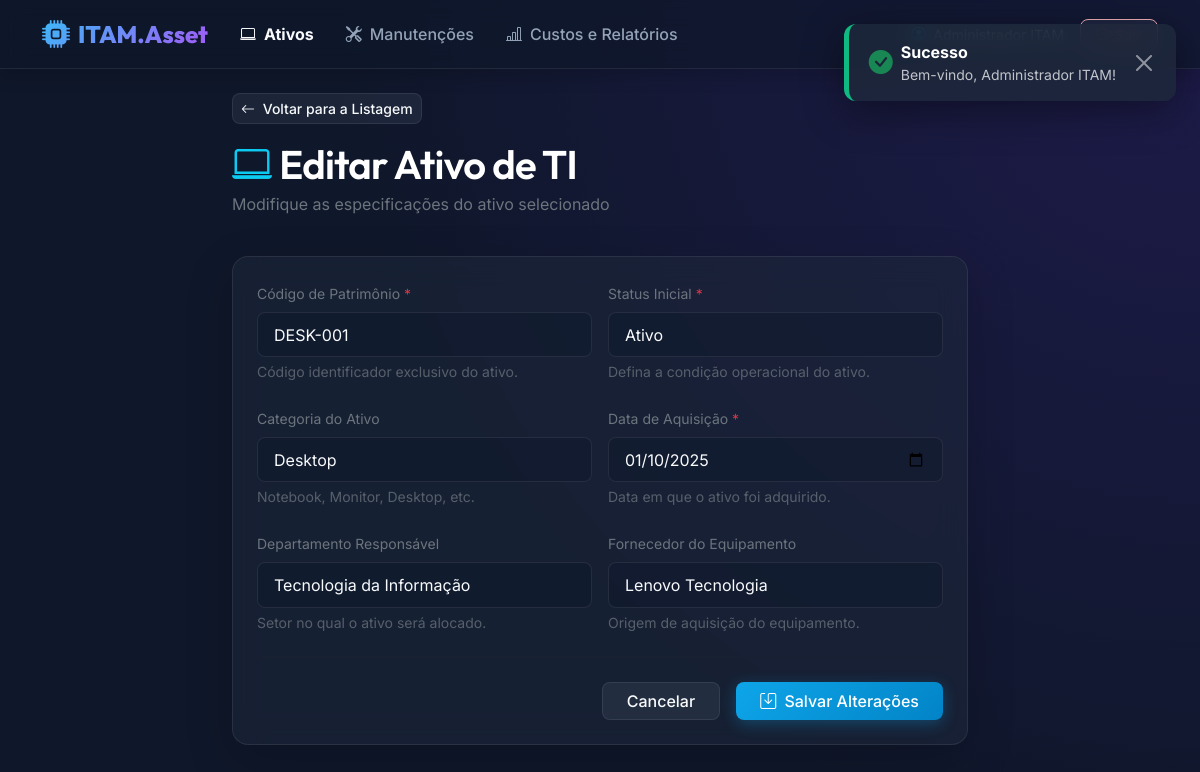
The page /?modulo=ativos&acao=editar&id=1 (signed in) on the database its author committed.
### tables this page shows
CREATE TABLE IF NOT EXISTS `ativo` (
    `id_ativo` INT AUTO_INCREMENT PRIMARY KEY,
    `patrimonio` VARCHAR(30) UNIQUE NOT NULL,
    `status` ENUM('Ativo', 'Inativo', 'Em Manutenção') NOT NULL DEFAULT 'Ativo',
    `data_aquisicao` DATE NOT NULL,
    `id_categoria` INT,
    `id_departamento` INT,
    `id_fornecedor` INT,
    CONSTRAINT `fk_ativo_categoria` FOREIGN KEY (`id_categoria`) REFERENCES `categoria` (`id_categoria`) ON DELETE SET NULL,
    CONSTRAINT `fk_ativo_departamento` FOREIGN KEY (`id_departamento`) REFERENCES `departamento` (`id_departamento`) ON DELETE SET NULL,
    CONSTRAINT `fk_ativo_fornecedor` FOREIGN KEY (`id_fornecedor`) REFERENCES `fornecedor` (`id_fornecedor`) ON DELETE SET NULL
);

CREATE TABLE IF NOT EXISTS `categoria` (
    `id_categoria` INT AUTO_INCREMENT PRIMARY KEY,
    `descricao` VARCHAR(50) UNIQUE NOT NULL
);

CREATE TABLE IF NOT EXISTS `departamento` (
    `id_departamento` INT AUTO_INCREMENT PRIMARY KEY,
    `nome` VARCHAR(50) UNIQUE NOT NULL
);

CREATE TABLE IF NOT EXISTS `fornecedor` (
    `id_fornecedor` INT AUTO_INCREMENT PRIMARY KEY,
    `nome_empresa` VARCHAR(100) NOT NULL
);

### controllers/AtivoController.php (called while the page is built, shortened)
<?php
class AtivoController {
    private $db;
    private $ativoModel;
    public function __construct() {
        $this->db = Conexao::getConexao();
        $this->ativoModel = new AtivoModel($this->db);
    }
    public function editar() {
        $id = isset($_GET['id']) ? (int)$_GET['id'] : 0;
        $ativo = $this->ativoModel->buscarPorId($id);
        $categorias = $this->db->query("SELECT * FROM categoria ORDER BY descricao ASC")->fetchAll();
        $departamentos = $this->db->query("SELECT * FROM departamento ORDER BY nome ASC")->fetchAll();
        $fornecedores = $this->db->query("SELECT * FROM fornecedor ORDER BY nome_empresa ASC")->fetchAll();
        return [
            'view' => 'ativos/cadastro',
            'dados' => [
                'ativo' => $ativo,
                'categorias' => $categorias,
                'departamentos' => $departamentos,
                'fornecedores' => $fornecedores
            ]
        ];
    }
}

### conexao.php (called while the page is built, shortened)
<?php
class Conexao {
    private static $instancia = null;
    public static function getConexao(): PDO {
        if (self::$instancia === null) {
            try {
                $host = '127.0.0.1';
                $dbname = 'itam_db';
                $user = 'root';
                $password = '2oo6Br4silia!';
                $dsn = "mysql:host={$host};dbname={$dbname};charset=utf8mb4";
                $options = [
                    PDO::ATTR_ERRMODE => PDO::ERRMODE_EXCEPTION,
                    PDO::ATTR_DEFAULT_FETCH_MODE => PDO::FETCH_ASSOC,
                    PDO::ATTR_EMULATE_PREPARES => false
                ];
                self::$instancia = new PDO($dsn, $user, $password, $options);
                self::$instancia->exec("SET NAMES 'utf8mb4'");
                self::$instancia->exec("SET sql_mode = 'STRICT_ALL_TABLES'");
            } catch (PDOException $e) {
                error_log("Erro de Conexão PDO: " . $e->getMessage());
                http_response_code(500);
                die("Erro interno do servidor. Nossa equipe já foi notificada.");
            }
        }
        return self::$instancia;
    }
}

### models/AtivoModel.php (called while the page is built, shortened)
<?php
class AtivoModel {
    private $db;
    public function __construct($db) {
        $this->db = $db;
    }
    public function buscarPorId(int $id): ?array {
        $stmt = $this->db->prepare("SELECT * FROM ativo WHERE id_ativo = :id LIMIT 1");
        $stmt->execute(['id' => $id]);
        $ativo = $stmt->fetch();
        return $ativo ? $ativo : null;
    }
}

### views/ativos/cadastro.php (the view, shortened to what this page needs)
<?php
$isEdit = isset($ativo) && $ativo !== null;
$actionUrl = $isEdit ? '?modulo=ativos&acao=atualizar' : '?modulo=ativos&acao=salvar';
$titulo = $isEdit ? 'Editar Ativo de TI' : 'Cadastrar Novo Ativo';
$subtitulo = $isEdit ? 'Modifique as especificações do ativo selecionado' : 'Registre um novo ativo tecnológico no inventário corporativo';
$patrimonio_val = $old_input['patrimonio'] ?? ($ativo['patrimonio'] ?? '');
$status_val = $old_input['status'] ?? ($ativo['status'] ?? '');
$data_aquisicao_val = $old_input['data_aquisicao'] ?? ($ativo['data_aquisicao'] ?? '');
$id_categoria_val = $old_input['id_categoria'] ?? ($ativo['id_categoria'] ?? '');
$id_departamento_val = $old_input['id_departamento'] ?? ($ativo['id_departamento'] ?? '');
$id_fornecedor_val = $old_input['id_fornecedor'] ?? ($ativo['id_fornecedor'] ?? '');
?>
<div class="row mb-4">
    <div class="col-12 col-md-8 mx-auto">
        <a href="?modulo=ativos&acao=listagem" class="btn btn-secondary-neon btn-sm mb-3">
            <i class="bi bi-arrow-left me-1"></i> Voltar para a Listagem
        </a>
        <h1 class="text-white mb-1"><i class="bi bi-laptop me-2 text-info"></i><?= htmlspecialchars((string)$titulo, ENT_QUOTES, 'UTF-8') ?></h1>
        <p class="text-secondary"><?= htmlspecialchars((string)$subtitulo, ENT_QUOTES, 'UTF-8') ?></p>
    </div>
</div>
<div class="row">
    <div class="col-12 col-md-8 mx-auto">
        <div class="card card-glass p-4 border-glass shadow-lg">
            <form action="<?= htmlspecialchars((string)$actionUrl, ENT_QUOTES, 'UTF-8') ?>" method="POST">
                <div class="row g-3 mb-4">
                    <div class="col-12 col-sm-6">
                        <label for="patrimonio" class="form-label text-secondary small">Código de Patrimônio <span class="text-danger">*</span></label>
                        <input type="text" name="patrimonio" id="patrimonio" class="form-control form-control-glass"
                               value="<?= htmlspecialchars((string)$patrimonio_val, ENT_QUOTES, 'UTF-8') ?>" placeholder="Ex: NOTE-045, DESK-102" required>
                        <div class="form-text text-secondary opacity-75 small-text">Código identificador exclusivo do ativo.</div>
                    </div>
                    <div class="col-12 col-sm-6">
                        <label for="status" class="form-label text-secondary small">Status Inicial <span class="text-danger">*</span></label>
                        <select name="status" id="status" class="form-select form-select-glass" required>
                            <option value="Ativo" <?= ($status_val === 'Ativo') ? 'selected' : '' ?>>Ativo</option>
                        </select>
                        <div class="form-text text-secondary opacity-75 small-text">Defina a condição operacional do ativo.</div>
                    </div>
                </div>
                <div class="row g-3 mb-4">
                    <div class="col-12 col-sm-6">
                        <label for="id_categoria" class="form-label text-secondary small">Categoria do Ativo</label>
                        <select name="id_categoria" id="id_categoria" class="form-select form-select-glass">
                            <?php foreach ($categorias as $cat): ?>
                                <option value="<?= htmlspecialchars((string)$cat['id_categoria'], ENT_QUOTES, 'UTF-8') ?>" <?= ($id_categoria_val == $cat['id_categoria']) ? 'selected' : '' ?>>
                                    <?= htmlspecialchars((string)$cat['descricao'], ENT_QUOTES, 'UTF-8') ?>
                                </option>
                            <?php endforeach; ?>
                        </select>
                        <div class="form-text text-secondary opacity-75 small-text">Notebook, Monitor, Desktop, etc.</div>
                    </div>
                    <div class="col-12 col-sm-6">
                        <label for="data_aquisicao" class="form-label text-secondary small">Data de Aquisição <span class="text-danger">*</span></label>
                        <input type="date" name="data_aquisicao" id="data_aquisicao" class="form-control form-control-glass"
                               value="<?= htmlspecialchars((string)$data_aquisicao_val, ENT_QUOTES, 'UTF-8') ?>" required>
                        <div class="form-text text-secondary opacity-75 small-text">Data em que o ativo foi adquirido.</div>
                    </div>
                </div>
                <div class="row g-3 mb-4">
                    <div class="col-12 col-sm-6">
                        <label for="id_departamento" class="form-label text-secondary small">Departamento Responsável</label>
                        <select name="id_departamento" id="id_departamento" class="form-select form-select-glass">
                            <?php foreach ($departamentos as $dep): ?>
                                <option value="<?= htmlspecialchars((string)$dep['id_departamento'], ENT_QUOTES, 'UTF-8') ?>" <?= ($id_departamento_val == $dep['id_departamento']) ? 'selected' : '' ?>>
                                    <?= htmlspecialchars((string)$dep['nome'], ENT_QUOTES, 'UTF-8') ?>
                                </option>
                            <?php endforeach; ?>
                        </select>
                        <div class="form-text text-secondary opacity-75 small-text">Setor no qual o ativo será alocado.</div>
                    </div>
                    <div class="col-12 col-sm-6">
                        <label for="id_fornecedor" class="form-label text-secondary small">Fornecedor do Equipamento</label>
                        <select name="id_fornecedor" id="id_fornecedor" class="form-select form-select-glass">
                            <?php foreach ($fornecedores as $forn): ?>
                                <option value="<?= htmlspecialchars((string)$forn['id_fornecedor'], ENT_QUOTES, 'UTF-8') ?>" <?= ($id_fornecedor_val == $forn['id_fornecedor']) ? 'selected' : '' ?>>
                                    <?= htmlspecialchars((string)$forn['nome_empresa'], ENT_QUOTES, 'UTF-8') ?>
                                </option>
                            <?php endforeach; ?>
                        </select>
                        <div class="form-text text-secondary opacity-75 small-text">Origem de aquisição do equipamento.</div>
                    </div>
                </div>
                <hr class="border-glass mb-4">
                <div class="d-flex justify-content-end gap-3">
                    <a href="?modulo=ativos&acao=listagem" class="btn btn-secondary-neon px-4">
                        Cancelar
                    </a>
                    <button type="submit" class="btn btn-primary-neon px-4">
                        <i class="bi bi-save me-1"></i> Salvar Alterações
                    </button>
                </div>
            </form>
        </div>
    </div>
</div>

### css/custom.css (style rules this page uses)
:root { --bg-dark: #0f172a; --bg-card: rgba(30, 41, 59, 0.55); --border-glass: rgba(255, 255, 255, 0.08); --text-primary: #f8fafc; --text-secondary: #94a3b8; --color-primary: #0ea5e9; --color-primary-hover: #38bdf8; --color-secondary: #a855f7; --color-success: #10b981; --color-warning: #f59e0b; --color-danger: #f43f5e; }
body { font-family: 'Inter', sans-serif; background: radial-gradient(circle at top right, #1e1b4b, #0f172a 60%); background-attachment: fixed; color: var(--text-primary); min-height: 100vh; overflow-x: hidden; }
h1, h2, h3, h4, h5, h6 { font-family: 'Outfit', sans-serif; font-weight: 600; letter-spacing: -0.02em; }
.card-glass { background: var(--bg-card); backdrop-filter: blur(16px); -webkit-backdrop-filter: blur(16px); border: 1px solid var(--border-glass); border-radius: 16px; box-shadow: 0 10px 30px -5px rgba(0, 0, 0, 0.3); transition: transform 0.3s ease, box-shadow 0.3s ease; }
.btn-primary-neon { background: linear-gradient(135deg, var(--color-primary) 0%, #0284c7 100%); border: none; color: #fff; font-weight: 500; border-radius: 8px; box-shadow: 0 4px 15px rgba(14, 165, 233, 0.3); transition: all 0.3s ease; }
.btn-secondary-neon { background: rgba(148, 163, 184, 0.1); border: 1px solid var(--border-glass); color: var(--text-primary); font-weight: 500; border-radius: 8px; transition: all 0.3s ease; }
.form-control-glass, .form-select-glass { background: rgba(15, 23, 42, 0.45); border: 1px solid var(--border-glass); color: var(--text-primary) !important; border-radius: 8px; padding: 0.6rem 1rem; transition: all 0.3s ease; }
.form-control-glass::placeholder { color: #64748b; }
.form-select-glass option { background-color: #0f172a; color: var(--text-primary); }

### rows shown on the page
ativo: patrimonio "DESK-001", status "Ativo", id_categoria "Desktop", data_aquisicao "01/10/2025", id_departamento "Tecnologia da Informação", id_fornecedor "Lenovo Tecnologia"

### other values the page prints
$flash['message'] "Bem-vindo, Administrador ITAM!"
$titulo "Editar Ativo de TI"
$subtitulo "Modifique as especificações do ativo selecionado"
